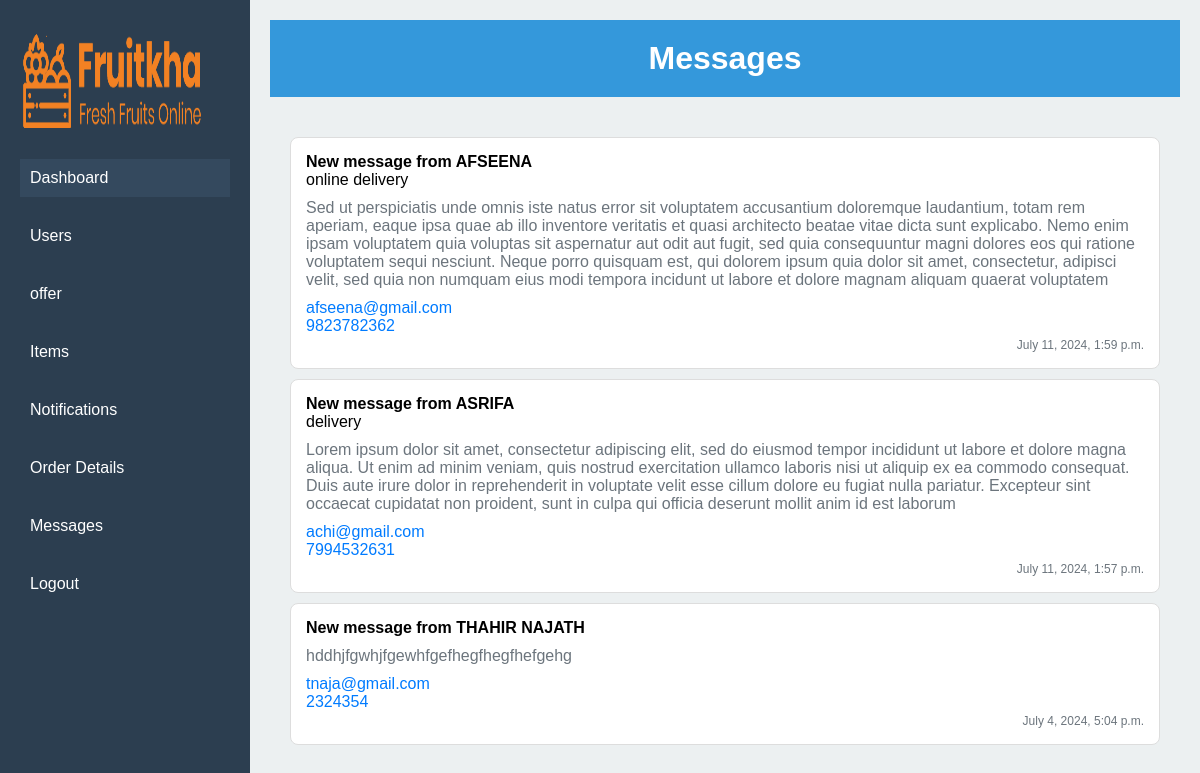
The page /messages/ (signed in) on the database its author committed.
### fruitkha_app/models.py (models this page shows)
class CONTACT(models.Model):
    name = models.CharField(max_length=30, null=True, blank=True)
    phone_number = models.CharField(max_length=13, null=True, blank=True)
    email = models.EmailField(null=True, blank=True, unique=True)
    subject = models.CharField(max_length=6, null=True, blank=True)
    message = models.CharField(max_length=555, null=True, blank=True)
    enquiry_time = models.DateTimeField(blank=True, null=True)

### fruitkha_app/views.py (the view)
# urls.py: path('messages/', views.messages, name='messages'),
def messages(request):
    count = NOTIFICATION.objects.filter(user_id=request.user, read=False).count()
    message = CONTACT.objects.all().order_by('-id')
    return render(request, 'messages.html', locals())

### templates/messages.html (shortened to what this page needs)
<!DOCTYPE html>
{% load static %}
<html lang="en">
<head>
</head>
<body>
    <div class="sidebar">
        <img src="{% static 'images/logo.png' %}" alt="">
        <ul>
            <li><a href="{% url 'admin_dashboard' %}" class="active" id="dashboard">Dashboard</a></li>
            <li><a href="{% url 'customers' %}" id="users">Users</a></li>
            <li><a href="{% url 'offers' %}" id="offer">offer</a></li>
            <li><a href="{% url 'items' %}" id="items">Items</a></li>
            <li><a href="{% url 'notifications' %}" id="items">Notifications</a></li>
            <li><a href="{% url 'order_details' %}" id="items">Order Details</a></li>
            <li><a href="{% url 'messages' %}" id="items">Messages</a></li>
            <li><a href="{% url 'logout' %}" id="logout">Logout</a></li>
        </ul>
    </div>
    <div class="main-content">
        <div class="header">
            <h1>Messages</h1>
        </div>
        <div class="notification-page">
            <section class="notification-list" id="notification-list">
                 {% for i in message %}
                <div class="notification-item">
                    <p><strong>New message from <span style="text-transform: uppercase;">{{i.name}}</span></strong></p>
                    <p>{{ i.subject }}</p>
                    <p class="description">{{ i.message }}</p>
                    <p class="user">{{ i.email }}</p>
                    <p class="user">{{ i.phone_number }}</p>
                    <div class="notification-footer">
                        <span class="timestamp">{{ i.enquiry_time }}</span>
                    </div>
                </div>
                {% endfor %}
            </section>
        </div>
    </div>
</body>
</html>

### templates/messages.html (style rules this page uses)
* { margin: 0; padding: 0; box-sizing: border-box; font-family: Arial, sans-serif; }
body { display: flex; }
.sidebar { width: 250px; height: 100vh; background-color: #2c3e50; color: white; padding: 20px; position: fixed; top: 0; left: 0; }
.sidebar ul { list-style: none; }
.sidebar ul li { margin: 20px 0; }
.sidebar ul li a { color: white; text-decoration: none; display: block; padding: 10px; transition: background 0.3s; }
.main-content { margin-left: 250px; flex-grow: 1; padding: 20px; background-color: #ecf0f1; height: 100vh; overflow-y: auto; }
.header { background-color: #3498db; color: white; padding: 20px; text-align: center; margin-bottom: 20px; }
.sidebar ul li a:hover, .sidebar ul li a.active { background-color: #34495e; }
* { box-sizing: border-box; }
body, html { margin: 0; padding: 0; width: 100%; height: 100%; font-family: Arial, sans-serif; background-color: #f0f2f5; }
.notification-page { display: flex; flex-direction: column; height: 100%; width: 100%; }
.notification-list { flex: 1; padding: 20px; overflow-y: auto; }
.notification-item { background-color: #fff; border: 1px solid #ddd; border-radius: 8px; padding: 15px; margin-bottom: 10px; position: relative; }
.description { margin: 10px 0; color: #6c757d; }
.user { color: #007bff; }
.notification-footer { text-align: right; color: #6c757d; }
.timestamp { font-size: 12px; }
.sidebar img { height: 10%; width: 90%; }

### rows shown on the page
CONTACT: name "AFSEENA", subject "online delivery", message "Sed ut perspiciatis unde omnis iste natus error sit voluptatem accusantium doloremque laudantium, totam rem aperiam, eaque ipsa quae ab illo inventore veritatis et quasi architecto beatae vitae dicta sunt explicabo. Nemo enim ipsam voluptatem quia voluptas sit aspernatur aut odit aut fugit, sed quia consequuntur magni dolores eos qui ratione voluptatem sequi nesciunt. Neque porro quisquam est, qui dolorem ipsum quia dolor sit amet, consectetur, adipisci velit, sed quia non numquam eius modi tempora incidunt ut labore et dolore magnam aliquam quaerat voluptatem", email "afseena@gmail.com", phone_number "9823782362", enquiry_time "July 11, 2024, 1:59 p.m."
CONTACT: name "ASRIFA", subject "delivery", message "Lorem ipsum dolor sit amet, consectetur adipiscing elit, sed do eiusmod tempor incididunt ut labore et dolore magna aliqua. Ut enim ad minim veniam, quis nostrud exercitation ullamco laboris nisi ut aliquip ex ea commodo consequat. Duis aute irure dolor in reprehenderit in voluptate velit esse cillum dolore eu fugiat nulla pariatur. Excepteur sint occaecat cupidatat non proident, sunt in culpa qui officia deserunt mollit anim id est laborum", email "achi@gmail.com", phone_number "7994532631", enquiry_time "July 11, 2024, 1:57 p.m."
CONTACT: name "THAHIR NAJATH", message "hddhjfgwhjfgewhfgefhegfhegfhefgehg", email "tnaja@gmail.com", phone_number "2324354", enquiry_time "July 4, 2024, 5:04 p.m."
